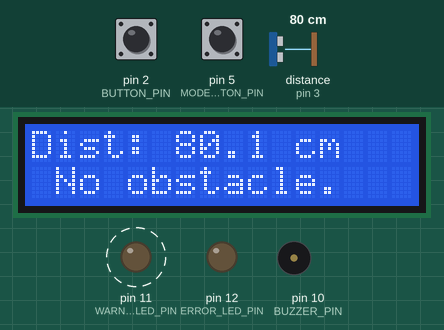
Recording of a sketch running on a simulated Arduino Uno, built with avr-gcc and run on an emulated ATmega328P. Parts: 16×2 character LCD, output pins drawn as LEDs (lit = HIGH), buzzer (waves = sounding). Wiring (inferred from the names in the program): ultrasonic range finder: trigger pin 4; echo pin 3. Dashed ring = blinking. The inputs (shaded band) are chosen by the test bench; at power-on: distance to the obstacle (sensor on pin 3) 80 cm, pin 5 (MODE_BUTTON_PIN) HIGH, pin 2 (BUTTON_PIN) HIGH. The echo pulse lasts 58.3 µs per cm; pins used as bus, display or sensor lines are not drawn; what the sketch prints to the serial monitor is not drawn.

Above: at 2.7 s.
2.8 s: distance to the obstacle (sensor on pin 3) set to 12 cm
At 3.17 s:
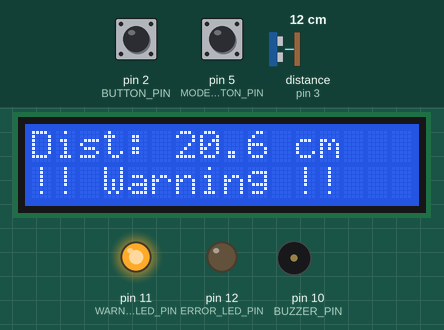
4.5 s: distance to the obstacle (sensor on pin 3) set to 9 cm
At 6.0 s:
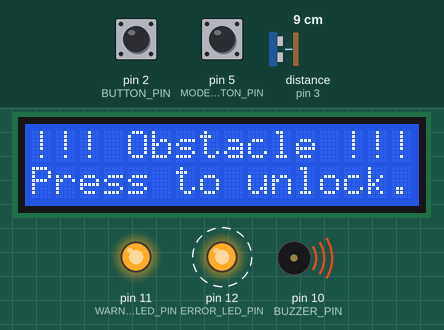
7.5 s: pin 5 (MODE_BUTTON_PIN) pulled LOW for 0.15 s
At 7.63 s:
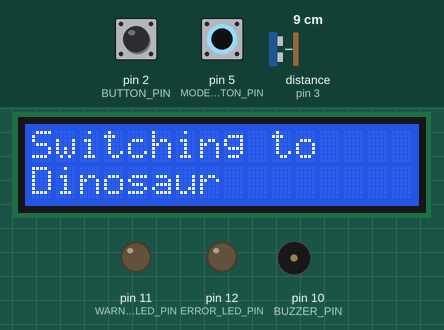
8.2 s: pin 2 (BUTTON_PIN) pulled LOW for 1 s
At 8.42 s:
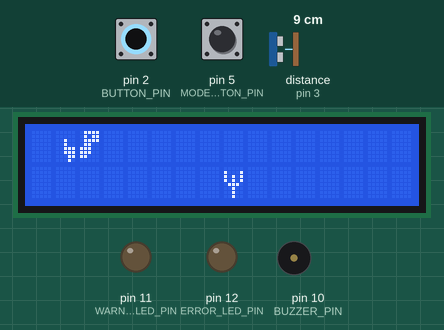
9.8 s: pin 5 (MODE_BUTTON_PIN) pulled LOW for 1 s
At 9.93 s:
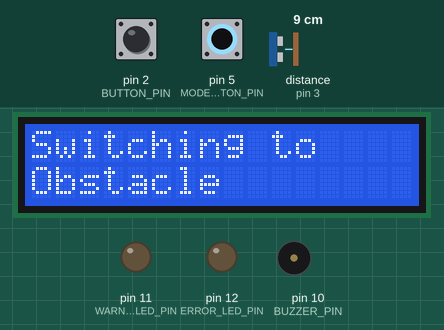
12.3 s: pin 5 (MODE_BUTTON_PIN) pulled LOW for 0.15 s
At 13.6 s:
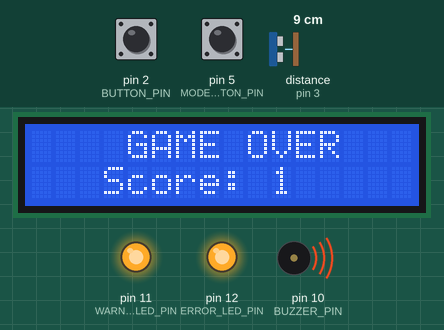
Timing chart, 0 to 15.3 s (numbered marks = the images above; inputs shaded):
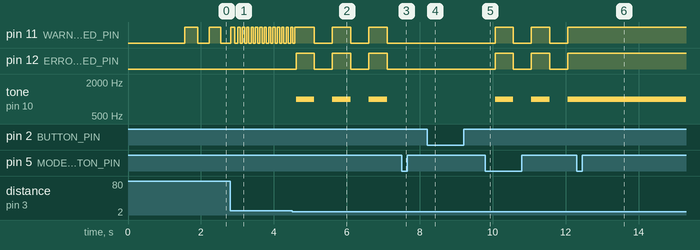

The sketch:

FinalProject.ino
```cpp
#define MODE_BUTTON_PIN 5   // toggle Modes
unsigned long lastModeBtnChange = 0;
unsigned long modeBtnDebounce = 150;
byte modeBtnState;

// modes
#define MODE_OBSTACLE 0
#define MODE_DINOSAUR 1
int currentMode = MODE_OBSTACLE;

#include <LiquidCrystal.h>

#define BUTTON_PIN 2

#define LCD_RS_PIN A5
#define LCD_E_PIN A4
#define LCD_D4_PIN 6
#define LCD_D5_PIN 7
#define LCD_D6_PIN 8
#define LCD_D7_PIN 9


LiquidCrystal lcd(LCD_RS_PIN, LCD_E_PIN, LCD_D4_PIN, LCD_D5_PIN, LCD_D6_PIN, LCD_D7_PIN);

// animation / timing
unsigned long lastTimeLegChange = 0;
unsigned long legChangeDelay = 120;

// dino char states
int withLegBack = 0;
int withoutLegFront = 3;
int withoutLegBack = 2;
int withLegFront = 1;

int backState;
int frontState;
volatile int rowDinosaur = 1;

// custom characters
byte customChar1[8] = {
  B00000,
  B00000,
  B00100,
  B00100,
  B00111,
  B00111,
  B00011,
  B00010
};
byte customChar2[8] = {
  B01111,
  B01011,
  B01111,
  B01100,
  B11100,
  B11100,
  B11000,
  B01000
};

byte customChar3[8] = {
  B00000,
  B00000,
  B00100,
  B00100,
  B00111,
  B00111,
  B00011,
  B00000
};

byte customChar4[8] = {
  B01111,
  B01011,
  B01111,
  B01100,
  B11100,
  B11100,
  B11000,
  B00000
};

byte customCharTree[8] = {
  B00000,
  B10001,
  B10101,
  B10101,
  B01110,
  B00100,
  B00100,
  B00100
};

// tree movement
unsigned long previousTimeTree = 0;
unsigned long treeInterval = 100; // ms between tree steps
int colTree = 15;

// score
long score = 0;

// bookkeeping
int previousRow = 1;

void togglePositionInterrupt() {
  // toggle between top and bottom rows
  rowDinosaur = (rowDinosaur == 0) ? 1 : 0;
}

void printTree(int col, int row) {
  // erase next position and print tree at col,row
  lcd.setCursor((col + 1) % 16, row);
  lcd.print(' ');
  lcd.setCursor(col, row);
  lcd.write((uint8_t)4);
}

void drawDinosaur() {
  lcd.setCursor(1, rowDinosaur);
  lcd.write((uint8_t)backState);
  lcd.write((uint8_t)frontState);
}

void clearDinosaur(int prevRow) {
  lcd.setCursor(1, prevRow);
  lcd.print(' ');
  lcd.print(' ');
}

void updateScoreDisplay() {

  lcd.setCursor(10, 0);
  lcd.print("Score");
  lcd.setCursor(12, 0);
  lcd.print("    ");
  lcd.setCursor(12, 0);
  lcd.print(score);
}

void gameOver() {
  lcd.clear();
  lcd.setCursor(4, 0);
  lcd.print("GAME OVER");
  lcd.setCursor(3, 1);
  lcd.print("Score: ");
  lcd.print(score);
  delay(1500);

  // reset game state
  lcd.clear();
  score = 0;
  colTree = 15;
  previousTimeTree = millis();
  lastTimeLegChange = millis();
  previousRow = rowDinosaur;
  backState = withLegBack;
  frontState = withoutLegFront;

  // show score label again
  updateScoreDisplay();
}

void setupDinosaur_only() {
  pinMode(BUTTON_PIN, INPUT_PULLUP);
  lcd.begin(16, 2);

  lcd.createChar(0, customChar1);
  lcd.createChar(1, customChar2);
  lcd.createChar(2, customChar3);
  lcd.createChar(3, customChar4);
  lcd.createChar(4, customCharTree);

  backState = withLegBack;
  frontState = withoutLegFront;
  drawDinosaur();

  updateScoreDisplay();

  attachInterrupt(digitalPinToInterrupt(BUTTON_PIN), togglePositionInterrupt, CHANGE);

  previousTimeTree = millis();
  lastTimeLegChange = millis();
}


void runDinosaurIteration() {
  unsigned long timeNow = millis();

  // dino leg animation
  if (timeNow - lastTimeLegChange > legChangeDelay) {
    if (previousRow != rowDinosaur) {
      clearDinosaur(previousRow);
    }
    previousRow = rowDinosaur;
    lastTimeLegChange = timeNow;

    if (backState == withLegBack) {
      backState = withoutLegBack;
      frontState = withLegFront;
    } else {
      backState = withLegBack;
      frontState = withoutLegFront;
    }
    drawDinosaur();
  }

  // tree movement (fixed interval)
  if (timeNow - previousTimeTree > treeInterval) {
    previousTimeTree = timeNow;

    lcd.setCursor((colTree + 1) % 16, 1);
    lcd.print(' ');
    colTree--;
    if (colTree < 0) colTree = 15;
    printTree(colTree, 1);
    if (colTree == 1) {
      if (rowDinosaur == 1) {
        gameOver();
        return;
      } else {
        score++;
        updateScoreDisplay();
      }
    }
  }

  delay(5);
}


#include <EEPROM.h>

// Pins for object sketch
#define BUZZER_PIN 10
#define TRIGGER_PIN 4
#define ECHO_PIN 3

#define WARNING_LED_PIN 11
#define ERROR_LED_PIN 12
#define BUTTON_PIN_OBJ 2

// Distance units
#define DISTANCE_UNIT_CM 0
#define DISTANCE_UNIT_IN 1
#define CM_TO_INCHES 0.393701
#define EEPROM_ADDRESS_DISTANCE_UNIT 50

// Thresholds
#define LOCK_DISTANCE 10.0
#define WARNING_DISTANCE 50.0

// LCD modes
#define LCD_MODE_DISTANCE 0
#define LCD_MODE_SETTINGS 1

// Buzzer type
#define BUZZER_IS_ACTIVE false
#define BUZZER_BEEP_FREQ 1000

// Smoothing
double previousDistance_obj = 400;

// Blinking
unsigned long lastWarningBlink_obj = 0;
unsigned long warningDelay_obj = 500;
byte warningLEDState_obj = LOW;

unsigned long lastErrorBlink_obj = 0;
unsigned long errorDelay_obj = 500;
byte errorLEDState_obj = LOW;

// Button debounce
unsigned long lastBtnChange_obj = 0;
unsigned long btnDebounce_obj = 500;
byte buttonState_obj;

// Flags
bool isLocked_obj = false;
int distanceUnit_obj = DISTANCE_UNIT_CM;
int lcdMode_obj = LCD_MODE_DISTANCE;


void setupObject_only() {
  Serial.begin(115200);
  lcd.begin(16, 2);

  pinMode(TRIGGER_PIN, OUTPUT);
  pinMode(ECHO_PIN, INPUT);
  pinMode(WARNING_LED_PIN, OUTPUT);
  pinMode(ERROR_LED_PIN, OUTPUT);
  pinMode(BUZZER_PIN, OUTPUT);
  pinMode(BUTTON_PIN_OBJ, INPUT_PULLUP);

  // Ensure buzzer is off
  if (BUZZER_IS_ACTIVE) digitalWrite(BUZZER_PIN, LOW);
  else noTone(BUZZER_PIN);

  // Load EEPROM
  distanceUnit_obj = EEPROM.read(EEPROM_ADDRESS_DISTANCE_UNIT);
  if (distanceUnit_obj == 255) distanceUnit_obj = DISTANCE_UNIT_CM;

  buttonState_obj = digitalRead(BUTTON_PIN_OBJ);

  lcd.clear();
  lcd.print("Initializing...");
  delay(800);
  lcd.clear();
}

void triggerUltrasonic_obj() {
  digitalWrite(TRIGGER_PIN, LOW);
  delayMicroseconds(3);
  digitalWrite(TRIGGER_PIN, HIGH);
  delayMicroseconds(12);
  digitalWrite(TRIGGER_PIN, LOW);
}

double measureDistance_obj() {
  triggerUltrasonic_obj();
  unsigned long duration = pulseIn(ECHO_PIN, HIGH, 30000);

  if (duration == 0) return previousDistance_obj;

  double dist = duration / 58.0;

  // smoothing
  dist = previousDistance_obj * 0.6 + dist * 0.4;
  previousDistance_obj = dist;
  return dist;
}

void startBuzzer_obj() {
  if (BUZZER_IS_ACTIVE) digitalWrite(BUZZER_PIN, HIGH);
  else tone(BUZZER_PIN, BUZZER_BEEP_FREQ);
}

void stopBuzzer_obj() {
  if (BUZZER_IS_ACTIVE) digitalWrite(BUZZER_PIN, LOW);
  else noTone(BUZZER_PIN);
}

void toggleErrorLEDandBuzzer_obj() {
  errorLEDState_obj = (errorLEDState_obj == HIGH) ? LOW : HIGH;
  digitalWrite(ERROR_LED_PIN, errorLEDState_obj);

  if (errorLEDState_obj == HIGH) startBuzzer_obj();
  else stopBuzzer_obj();
}

void toggleWarningLED_obj() {
  warningLEDState_obj = (warningLEDState_obj == HIGH) ? LOW : HIGH;
  digitalWrite(WARNING_LED_PIN, warningLEDState_obj);
}

void setWarningBlinkFromDistance_obj(double d) {
  warningDelay_obj = (unsigned long)(d * 4);
  if (warningDelay_obj < 60) warningDelay_obj = 60;
  if (warningDelay_obj > 2000) warningDelay_obj = 2000;
}

void lockSystem_obj() {
  if (!isLocked_obj) {
    isLocked_obj = true;
    warningLEDState_obj = LOW;
    errorLEDState_obj = LOW;
    digitalWrite(WARNING_LED_PIN, LOW);
    digitalWrite(ERROR_LED_PIN, LOW);
    lcd.clear();

    Serial.println("LOCKED");
  }
}

void unlockSystem_obj() {
  if (isLocked_obj) {
    isLocked_obj = false;
    stopBuzzer_obj();
    digitalWrite(ERROR_LED_PIN, LOW);
    lcd.clear();

    Serial.println("UNLOCKED");
  }
}

void printDistanceOnLCD_obj(double dist) {
  if (isLocked_obj) {
    lcd.setCursor(0, 0);
    lcd.print("!!! Obstacle !!!  ");
    lcd.setCursor(0, 1);
    lcd.print("Press to unlock.  ");
    return;
  }

  if (lcdMode_obj == LCD_MODE_DISTANCE) {
    lcd.setCursor(0, 0);
    lcd.print("Dist: ");

    if (distanceUnit_obj == DISTANCE_UNIT_IN) {
      lcd.print(String(dist * CM_TO_INCHES, 1));
      lcd.print(" in ");
    } else {
      lcd.print(String(dist, 1));
      lcd.print(" cm ");
    }

    lcd.setCursor(0, 1);
    if (dist > WARNING_DISTANCE)
      lcd.print(" No obstacle.     ");
    else
      lcd.print("!! Warning !!     ");

  } else {
    lcd.setCursor(0, 0);
    lcd.print("Hold button to");
    lcd.setCursor(0, 1);
    lcd.print("reset settings");
  }
}

void resetSettings_obj() {
  distanceUnit_obj = DISTANCE_UNIT_CM;
  EEPROM.write(EEPROM_ADDRESS_DISTANCE_UNIT, distanceUnit_obj);

  lcd.clear();
  lcd.print("Settings reset");
  delay(900);
  lcd.clear();
}

void toggleLCDScreen_obj() {
  lcdMode_obj = (lcdMode_obj == LCD_MODE_DISTANCE) ? LCD_MODE_SETTINGS : LCD_MODE_DISTANCE;
  lcd.clear();
}

void runObjectIteration() {
  unsigned long now = millis();

  // BUTTON HANDLING
  if (now - lastBtnChange_obj > btnDebounce_obj) {
    byte newBtn = digitalRead(BUTTON_PIN_OBJ);
    if (newBtn != buttonState_obj) {
      buttonState_obj = newBtn;
      lastBtnChange_obj = now;

      if (buttonState_obj == LOW) {   // pressed
        if (isLocked_obj) unlockSystem_obj();
        else toggleLCDScreen_obj();
      }
    }
  }

  // DISTANCE MEASUREMENT
  static unsigned long lastUltra = 0;
  if (now - lastUltra >= 60) {
    lastUltra = now;

    double dist = measureDistance_obj();
    setWarningBlinkFromDistance_obj(dist);
    printDistanceOnLCD_obj(dist);

    Serial.print("Distance: ");
    Serial.println(dist);

    if (!isLocked_obj && dist < LOCK_DISTANCE)
      lockSystem_obj();
  }

  // LED / BUZZER LOGIC
  if (isLocked_obj) {
    if (now - lastErrorBlink_obj >= errorDelay_obj) {
      lastErrorBlink_obj = now;
      toggleErrorLEDandBuzzer_obj();
      toggleWarningLED_obj();
    }
  } else {
    if (now - lastWarningBlink_obj >= warningDelay_obj) {
      lastWarningBlink_obj = now;
      toggleWarningLED_obj();
    }
  }
}


void setup() {

  pinMode(MODE_BUTTON_PIN, INPUT_PULLUP);
  modeBtnState = digitalRead(MODE_BUTTON_PIN);
  lastModeBtnChange = millis();
  setupObject_only();
  setupDinosaur_only();

  currentMode = MODE_OBSTACLE;
  lcd.clear();
  if (currentMode == MODE_OBSTACLE) {
    lcd.print("Obstacle Mode");
  } else {
    lcd.print("Dinosaur Mode");
  }
  delay(600);
  lcd.clear();
}


void loop() {
  unsigned long now = millis();
  if (now - lastModeBtnChange > modeBtnDebounce) {
    byte newModeBtn = digitalRead(MODE_BUTTON_PIN);
    if (newModeBtn != modeBtnState) {
      modeBtnState = newModeBtn;
      lastModeBtnChange = now;
      if (modeBtnState == LOW) {
        if (currentMode == MODE_OBSTACLE) {
          currentMode = MODE_DINOSAUR;
          lcd.clear();
          lcd.print("Switching to");
          lcd.setCursor(0,1);
          lcd.print("Dinosaur");
          delay(250);
          lcd.clear();
        } else {
          currentMode = MODE_OBSTACLE;
          lcd.clear();
          lcd.print("Switching to");
          lcd.setCursor(0,1);
          lcd.print("Obstacle");
          delay(250);
          lcd.clear();
        }
      }
    }
  }

  if (currentMode == MODE_OBSTACLE) {
    runObjectIteration();
  } else {
    runDinosaurIteration();
  }
}
```

Measured:
- the behaviour switches between 11 and 10 cm on distance to the obstacle (sensor on pin 3) (found by bisection; images 1 and 2)
- after the input at 2.8 s, the display: first differs from a run without the input after 0.07 s (image 1 shows a later state)
- after the input at 4.5 s, pin 12 (ERROR_LED_PIN): alternates HIGH for 0.50 s and LOW for 0.50 s, starting after 0.11 s; tone on pin 10 (BUZZER_PIN): alternates 1000 Hz for 0.50 s and silent for 0.50 s, starting after 0.11 s; the display: first changes after 0.11 s (image 2 shows a later state)
- after the input at 7.5 s, pin 11 (WARNING_LED_PIN), pin 12 (ERROR_LED_PIN): stays LOW (without the input it goes to HIGH after 0.11 s); tone on pin 10 (BUZZER_PIN): stays silent (without the input it goes to 1000 Hz after 0.11 s); the display: changes at once (image 3)
- after the input at 9.8 s, pin 11 (WARNING_LED_PIN), pin 12 (ERROR_LED_PIN): alternates HIGH for 0.50 s and LOW for 0.50 s, starting after 0.27 s; tone on pin 10 (BUZZER_PIN): alternates 1000 Hz for 0.50 s and silent for 0.50 s, starting after 0.27 s; the display: changes at once (image 5)
- after the input at 12.3 s, pin 11 (WARNING_LED_PIN), pin 12 (ERROR_LED_PIN): stops changing and stays HIGH; tone on pin 10 (BUZZER_PIN): stops changing and stays 1000 Hz; the display: first changes at once (image 6 shows a later state)
- by itself, pin 11 (WARNING_LED_PIN): repeats every 1.0 s: HIGH 0.53 s, LOW 0.50 s
